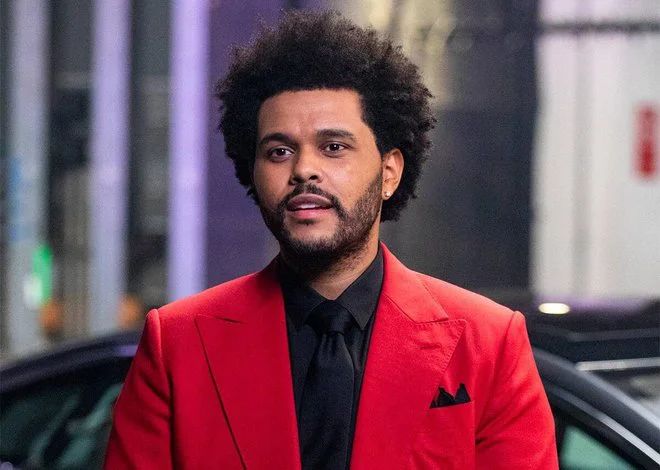
#> input picture Image_Processing/TUẦN 4 - PHÂN VÙNG ẢNH/PhanVungAnh/Region/the_weeknd.webp, 660 x 470 px, found by its file name
$ python graph.py
#> lines starting #> are read from the running program, lines starting #| are printed output that depends on the picture
#Chưa hoàn thiện

import cv2
import numpy as np
def segment_image_by_graph(image):
    # Khởi tạo mask với kích thước bằng với kích thước của ảnh và giá trị ban đầu là 0 (background)
    mask = np.zeros(image.shape[:2], np.uint8)

    # Khởi tạo mặt định xác định vùng cần phân vùng (foreground)
    rect = (50, 50, 450, 290)  # (x, y, width, height) của vùng cần phân vùng

    # Khởi tạo mặt định cho GrabCut
    bgdModel = np.zeros((1, 65), np.float64)
    fgdModel = np.zeros((1, 65), np.float64)

    # Áp dụng GrabCut để phân vùng ảnh
    cv2.grabCut(image, mask, rect, bgdModel, fgdModel, 5, cv2.GC_INIT_WITH_RECT)

    # Tạo mask chỉ chứa các điểm ảnh thuộc vùng cần phân vùng và vùng không xác định
    mask2 = np.where((mask == 2) | (mask == 0), 0, 1).astype('uint8')

    # Áp dụng mask lên ảnh gốc để tạo ảnh phân vùng
    segmented_image = image * mask2[:, :, np.newaxis]

    return segmented_image

def main():
    # Load ảnh
    image = cv2.imread('PhanVungAnh/Region/the_weeknd.webp')
#> image is the input picture: shape (470, 660, 3); mean B, G, R 92.9, 78.9, 118.7

    # Phân vùng ảnh bằng phương pháp dựa trên đồ thị (GrabCut)
    segmented_image_graph = segment_image_by_graph(image)
#> in segment_image_by_graph, `segmented_image = image * mask2[:, :, np.newaxis]`:
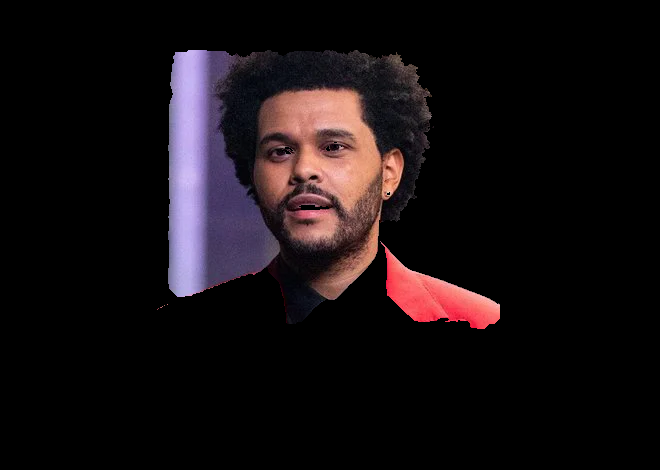
#> segmented_image: shape (470, 660, 3); mean B, G, R 17.8, 15.3, 21.9

    # Hiển thị ảnh gốc và ảnh đã phân vùng
    cv2.imshow('Original Image', image)
    cv2.imshow('Segmented Image (Graph-based)', segmented_image_graph)
    cv2.waitKey(0)
    cv2.destroyAllWindows()

if __name__ == "__main__":
    main()

$ run again, with Image_Processing/TUẦN 4 - PHÂN VÙNG ẢNH/PhanVungAnh/Region/image.png saved as Image_Processing/TUẦN 4 - PHÂN VÙNG ẢNH/PhanVungAnh/Region/the_weeknd.webp
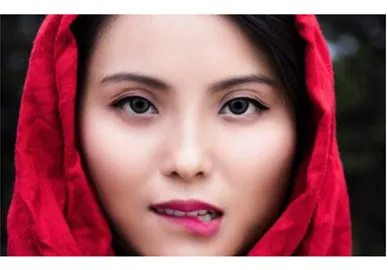
#> input picture Image_Processing/TUẦN 4 - PHÂN VÙNG ẢNH/PhanVungAnh/Region/image.png, 388 x 270 px, found by its file name
#> in main, image is the input picture: shape (270, 388, 3); mean B, G, R 102.6, 96.5, 155.1
#> in segment_image_by_graph, `segmented_image = image * mask2[:, :, np.newaxis]`:
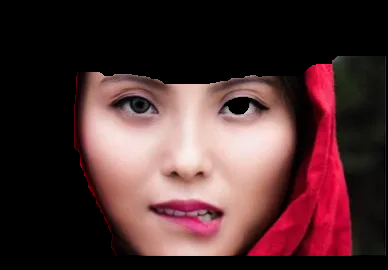
#> segmented_image: shape (270, 388, 3); mean B, G, R 48.2, 47.1, 76.4

$ run again, with Image_Processing/TUẦN 4 - PHÂN VÙNG ẢNH/PhanVungAnh/Region/test.jpg saved as Image_Processing/TUẦN 4 - PHÂN VÙNG ẢNH/PhanVungAnh/Region/the_weeknd.webp
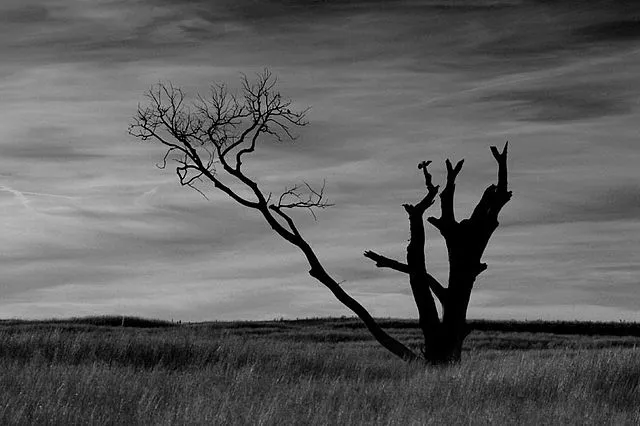
#> input picture Image_Processing/TUẦN 4 - PHÂN VÙNG ẢNH/PhanVungAnh/Region/test.jpg, 640 x 426 px, found by its file name
#> in main, image is the input picture: shape (426, 640, 3); mean B, G, R 94.9, 94.9, 94.9
#> in segment_image_by_graph, `segmented_image = image * mask2[:, :, np.newaxis]`:
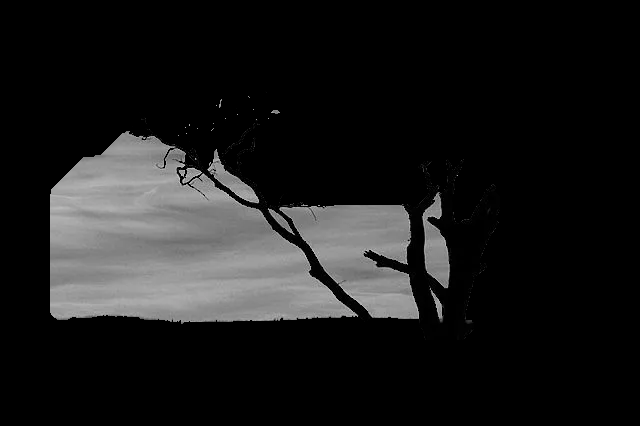
#> segmented_image: shape (426, 640, 3); mean B, G, R 26.8, 26.8, 26.8
